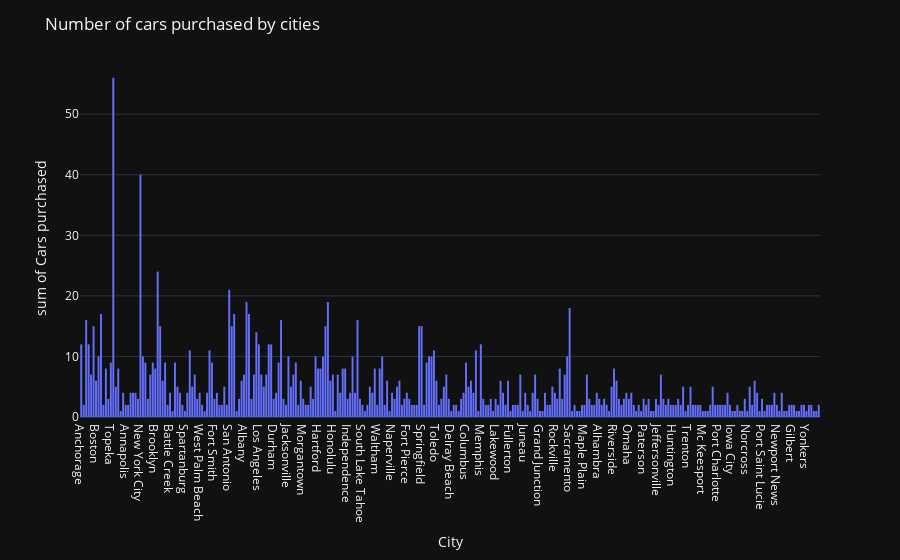

The code cell stored with this chart in its notebook:
### Markdown cell above
```python
Insight: Only Washington and New York City sold above 15million dollars.

### Code cell
fig = px.histogram(df, x = "City", y = "Quantity", labels = {'Quantity': "Cars purchased"}
                   , template='plotly_dark', height = 400)#.update_xaxes(categoryorder='total descending')
fig.update_layout(
    title_text='Number of cars purchased by cities')
fig.show()

### Figure 1 — Plotly figure (JSON) as saved in the notebook; plotly's stock layout.template omitted (floating-point values rounded to 4 significant figures; data arrays with more than 128 entries replaced by an {"elided": "..."} marker saying what was removed)
{"data": [{"alignmentgroup": "True", "bingroup": "x", "histfunc": "sum", "hovertemplate": "City=%{x}<br>sum of Cars purchased=%{y}<extra></extra>", "legendgroup": "", "marker": {"color": "#636efa", "pattern": {"shape": ""}}, "name": "", "offsetgroup": "", "orientation": "v", "showlegend": false, "type": "histogram", "x": {"elided": "1000 str values"}, "xaxis": "x", "y": {"elided": "1000 int values"}, "yaxis": "y"}], "layout": {"autosize": true, "barmode": "relative", "legend": {"tracegroupgap": 0}, "margin": {"t": 60}, "title": {"text": "Number of cars purchased by cities"}, "xaxis": {"anchor": "y", "autorange": true, "domain": [0, 1], "range": [-0.5, 299.5], "title": {"text": "City"}, "type": "category"}, "yaxis": {"anchor": "x", "autorange": true, "domain": [0, 1], "range": [0, 58.95], "title": {"text": "sum of Cars purchased"}, "type": "linear"}}}
